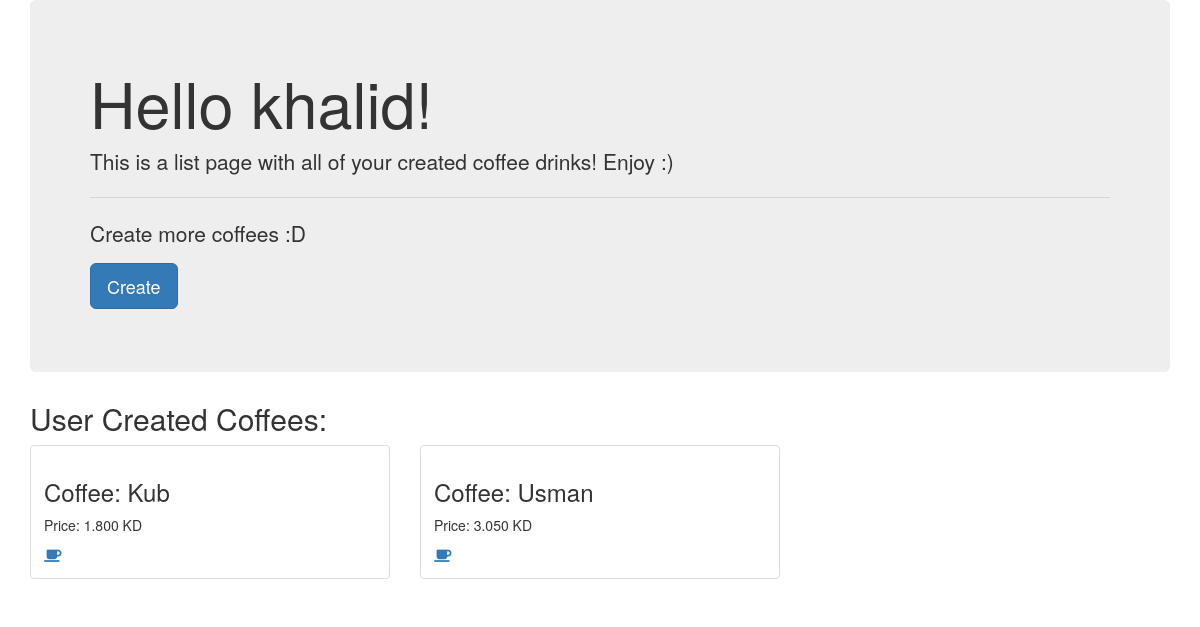
/simsim/ (signed in), run on the app's committed database.
### simsim/models.py (models this page shows, shortened)
class Coffee(models.Model):
	user = models.ForeignKey(User, on_delete=models.PROTECT)
	name = models.CharField(max_length=120)
	espresso_shot = models.PositiveIntegerField(default=1)
	bean = models.ForeignKey(Bean, on_delete=models.PROTECT)
	roast = models.ForeignKey(Roast, on_delete=models.PROTECT)
	syrups = models.ManyToManyField(Syrup, blank=True)
	powders = models.ManyToManyField(Powder, blank=True)
	water = models.FloatField(default=0.1)
	steamed_milk = models.BooleanField()
	foam = models.FloatField(default=0.2)
	extra_instructions = models.TextField(null=True, blank=True)
	price = models.DecimalField(max_digits=6, decimal_places=3, null=True)

### simsim/views.py (the view)
# urls.py: path('',views.list,name='list'),
def list(request):
	if not request.user.is_authenticated:
		return redirect('simsim:login')
	coffee_list = Coffee.objects.filter(user=request.user)
	return render(request, 'list.html', {'list': coffee_list, 'user':request.user})

### simsim/templates/list.html
{% extends "base.html" %}
{% block content %}
<div class="jumbotron">
  <h1 class="display-3">Hello {{user.username}}!</h1>
  <p class="lead">This is a list page with all of your created coffee drinks! Enjoy :)</p>
  <hr class="my-4">
  <p>Create more coffees :D</p>
  <p class="lead">
    <a class="btn btn-primary btn-lg" href="{% url 'simsim:create' %}" role="button">Create</a>
  </p>
</div>
<h2>User Created Coffees:</h2>
    <div class="row">
        {% for coffee in list %}
        <div class="col-sm-4">
            <div class="thumbnail">
                <div class="caption">
                    <h3>Coffee: {{coffee.name}}</h3>
                    <p>Price: {{coffee.price}} KD</p>
                    <a href="{% url 'simsim:detail' coffee_id=coffee.id %}"><i class="fa fa-coffee" aria-hidden="true"></i></a>
                </div>
            </div>
        </div>
        {% endfor %}
    </div>
{% endblock content %}

### data on the page
Coffee: name "Kub", price "1.800"
Coffee: name "Usman", price "3.050"

### other printed values
{{ user.username }} "khalid"
